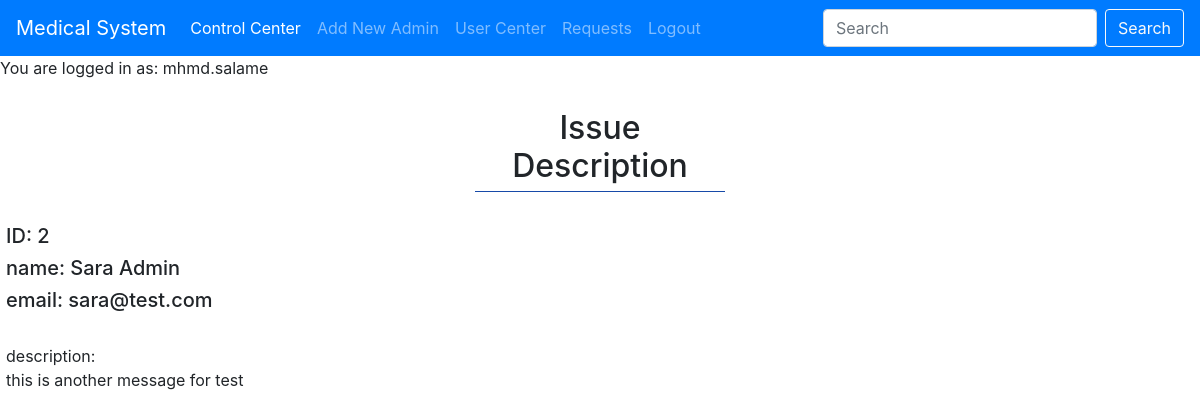
/adissueinfo.php?id=2 (signed in), run on the app's committed database.
### tables this page shows
CREATE TABLE `contact` (
  `id` int(11) NOT NULL,
  `name` varchar(30) NOT NULL,
  `email` varchar(30) NOT NULL,
  `issue` varchar(1000) NOT NULL
);

### adissueinfo.php (the view, shortened to what this page needs)
<?php include 'incs/adnav.php'; ?>
<?php $id = $_GET['id']; ?>
<!DOCTYPE html>
<html lang="en">
<head>
<link rel="stylesheet" href="css/issueinfo.css">
</head>
<body>
    <center><br><h2 class="bordb">Issue Description</h2><br></center>
    <h5 class="zee">ID: <?php echo $id; ?></h5>
    <?php
    include 'incs/connection.php';
    $query = "SELECT * FROM contact WHERE id='$id'";
    $result = mysqli_query($con,$query);
    $row = mysqli_fetch_assoc($result);
    ?>
    <h5 class="zee">name: <?php echo $row['name']; ?></h5>
    <h5 class="zee">email: <?php echo $row['email']; ?></h5><br>
    <P class="zee">description:<br><?php echo $row['issue']; ?></P><br><br>
</body>
</html>

### css/issueinfo.css (style rules this page uses)
.bordb { border-bottom: 1px solid rgb(23, 74, 168); width: 250px; padding: 5px; }
.zee { margin-left: 6px; }

### data on the page
contact: name "Sara Admin", email "sara@test.com", issue "this is another message for test"

### other printed values
$_SESSION['sess'] "mhmd.salame"
$id "2"
